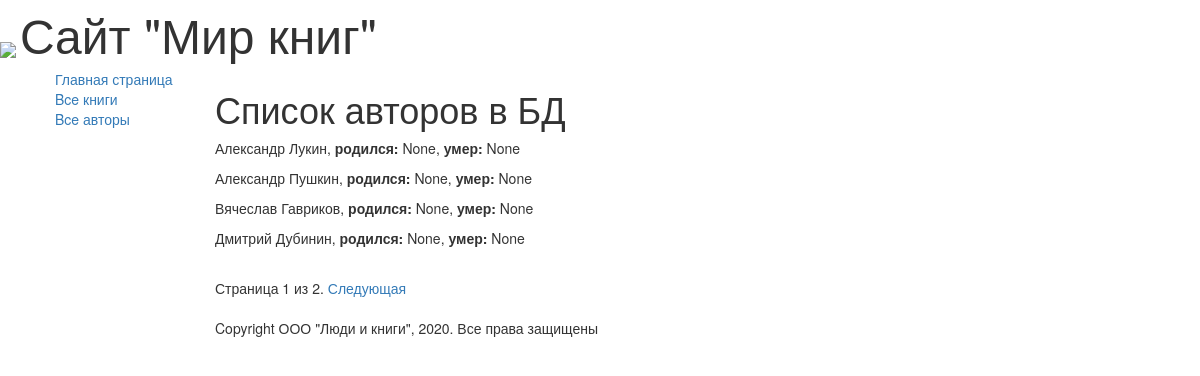
Screenshot of /authors/ with the database file from the repository.
### catalog/models.py (models this page shows, shortened)
class Author(models.Model):
    first_name = models.CharField(max_length=100,
                                  help_text='Введите имя автора',
                                  verbose_name='Имя автора')
    last_name = models.CharField(max_length=100,
                                 help_text='Введите фамилию автора',
                                 verbose_name='Фамилия автора')
    date_of_birth = models.DateField(
                                  help_text='Введите дату рождения',
                                  verbose_name='Дата рождения',
                                  null=True, blank=True)
    date_of_death = models.DateField(
                                help_text='Введите дату смерти',
                                verbose_name='Дата смерти',
                                null=True, blank=True)

### catalog/views.py (the view)
# urls.py: url(r'^authors/$', views.AuthorListView.as_view(), name='authors'),
class AuthorListView(generic.ListView):
    model = Author
    paginate_by = 4

### catalog/templates/catalog/author_list.html
{% extends "base_generic.html" %}
{% block content %}
  <h1>Список авторов в БД</h1>
  {% if author_list %}
    {% for author in author_list.all %}
    <p> {{author.first_name}} {{author.last_name}},
      <strong>родился: </strong> {{author.date_of_birth}},
      <strong>умер: </strong> {{author.date_of_death}}</p>
    {% endfor %}
  {% else %}
    <p>В базе данных нет авторов</p>
  {% endif %}
{% endblock %}

### rows the page displays
Author: first_name "Александр", last_name "Лукин", date_of_birth "None", date_of_death "None"
Author: first_name "Александр", last_name "Пушкин", date_of_birth "None", date_of_death "None"
Author: first_name "Вячеслав", last_name "Гавриков", date_of_birth "None", date_of_death "None"
Author: first_name "Дмитрий", last_name "Дубинин", date_of_birth "None", date_of_death "None"

### other values shown
{{ page_obj.number }} "1"
{{ page_obj.paginator.num_pages }} "2"
